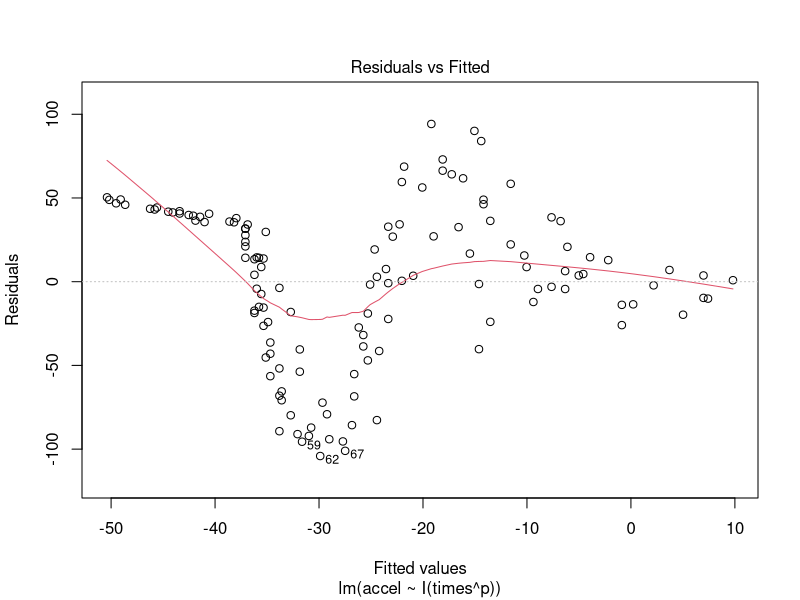
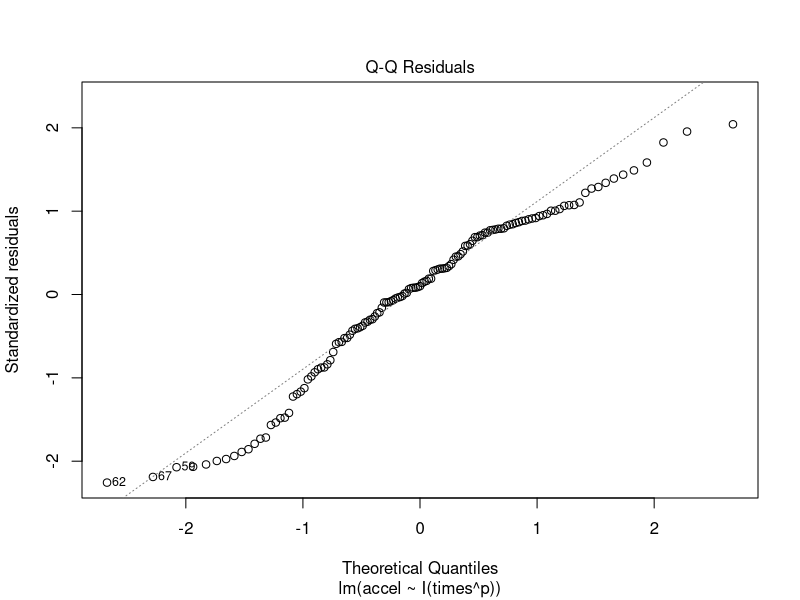
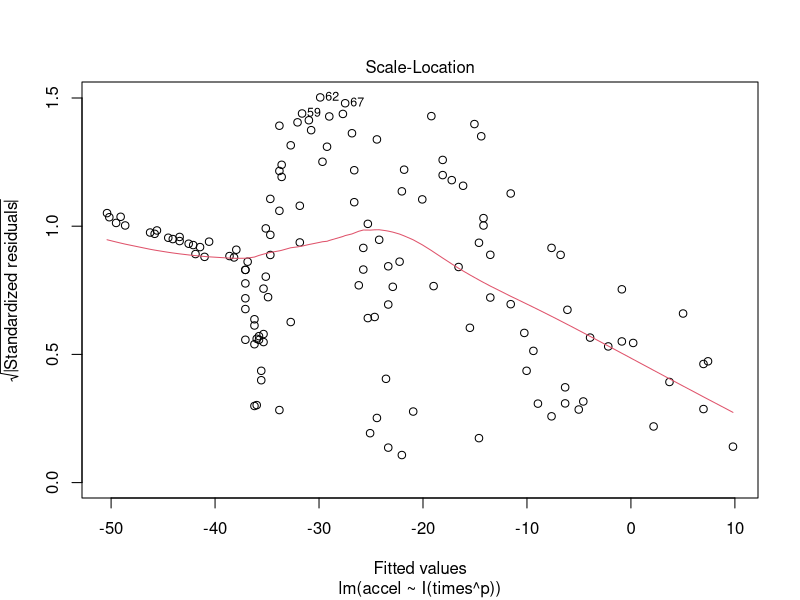
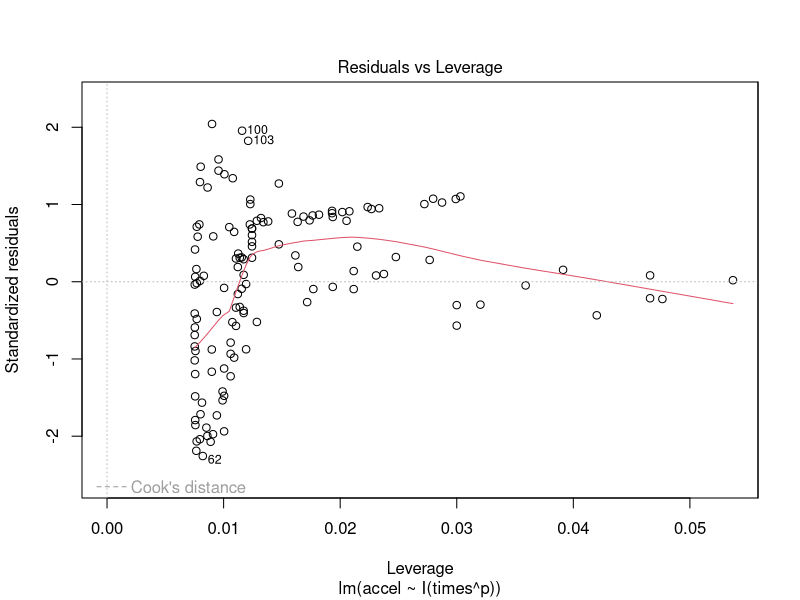
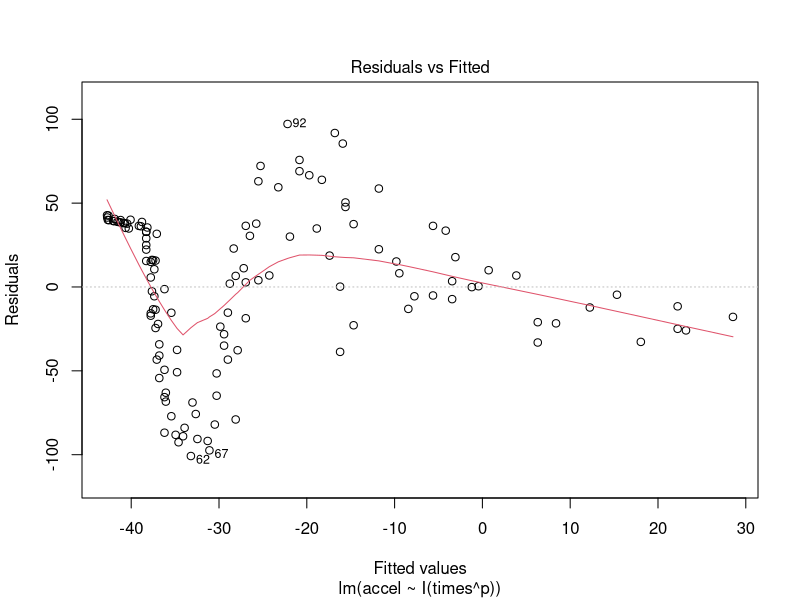
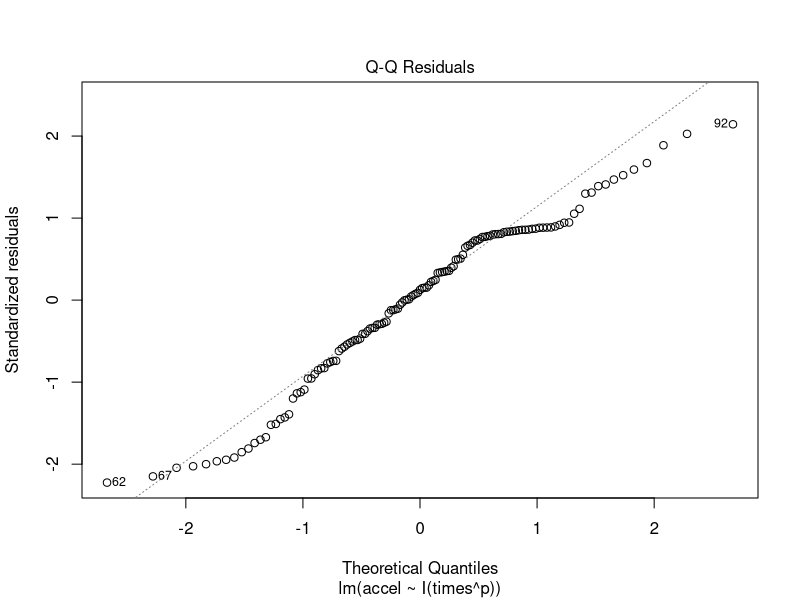
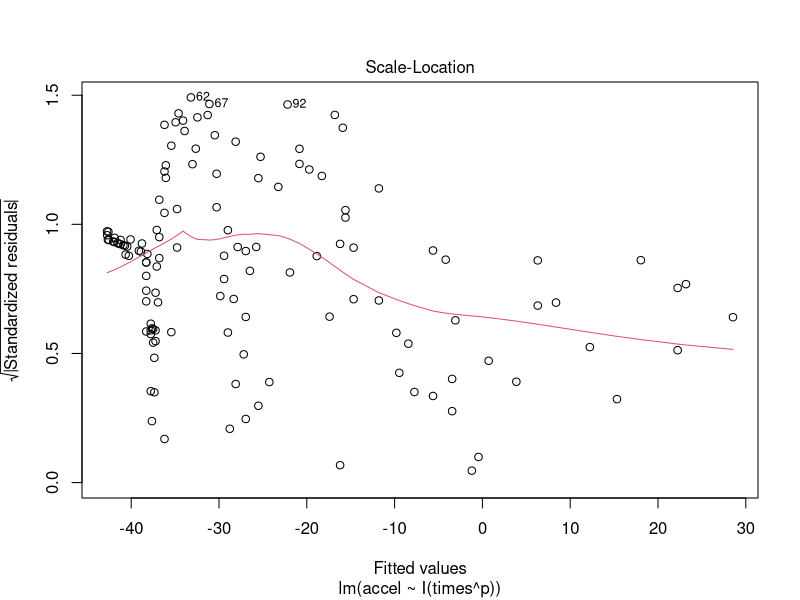
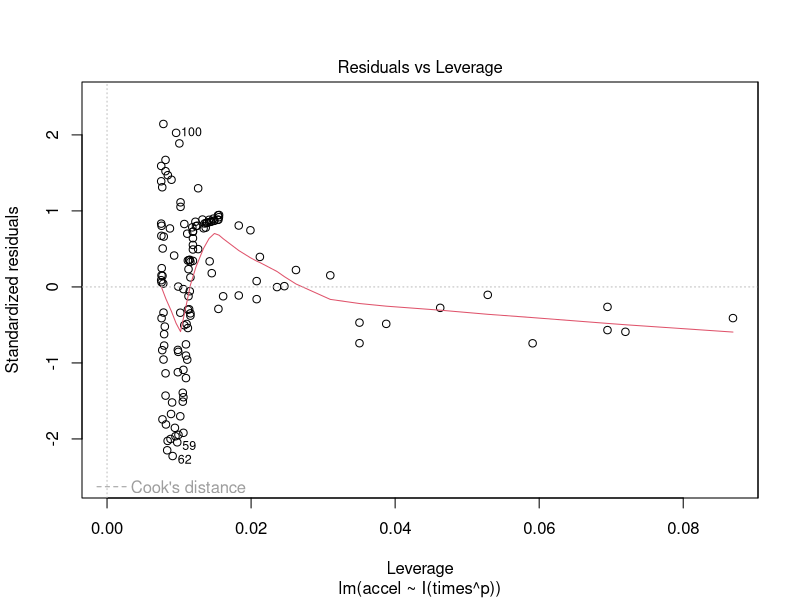

Here is the R script that generated these plots, in order: (Note: this script raises an error after producing the figures.)
library(MASS)

#Question 1
data <- mcycle
summary(data)
pred <- matrix(ncol=133)
for(p in 1:5) {
  reg.mcycle <- lm(accel ~ I(times^p), data=data)
  pred <- rbind(pred,fitted(reg.mcycle))
  #print(cooks.distance(reg.mcycle))
  plot(reg.mcycle)
  #m <- rbind(m,reg.mcycle)
}
pred[-1,]
moy <- colMeans(pred, na.rm = TRUE)
plot(moy)
#Satisfaisant visuellement : p=3, p=4

#Quesion 2
K <-5
P <- 10
folds <- sample(1:K, data, replace=TRUE)
result <- vector(length = p)
for(p in 1:P) {
  perf.mcycle <- 0
  for(i in 1:K) {
    reg.mcycle <- lm(accel ~ I(times^p), data=data[(folds!=i),])
    pred.mcycle <- predict(reg.mcycle, newdata = data[(folds==i),])
    perf.mcycle <- perf.mcycle + mean((data[(folds==i),]$accel-pred.mcycle)^2)
  }
  result[p] <- perf.mcycle/K
}

which.min(result)

#Quesion 3
K <-5
P <- 10
folds <- sample(1:K, data, replace=TRUE)
result <- vector(length = p)
for(p in 1:5) {
  for(i in 1:K) {
    test <- data[(folds==i),]
    train <- data[(folds!=i),]
  fit<-lm(accel ~ ns(times,df=p), data=train)
  ypred<-predict(fit,newdata=test,interval="c")
  plot(data$times,data$accel,xlim=range(test$times))
  lines(test$times,test$accel)
  lines(test$times,ypred[,"fit"],lty=1,col="red",lwd=2)
  }
}

